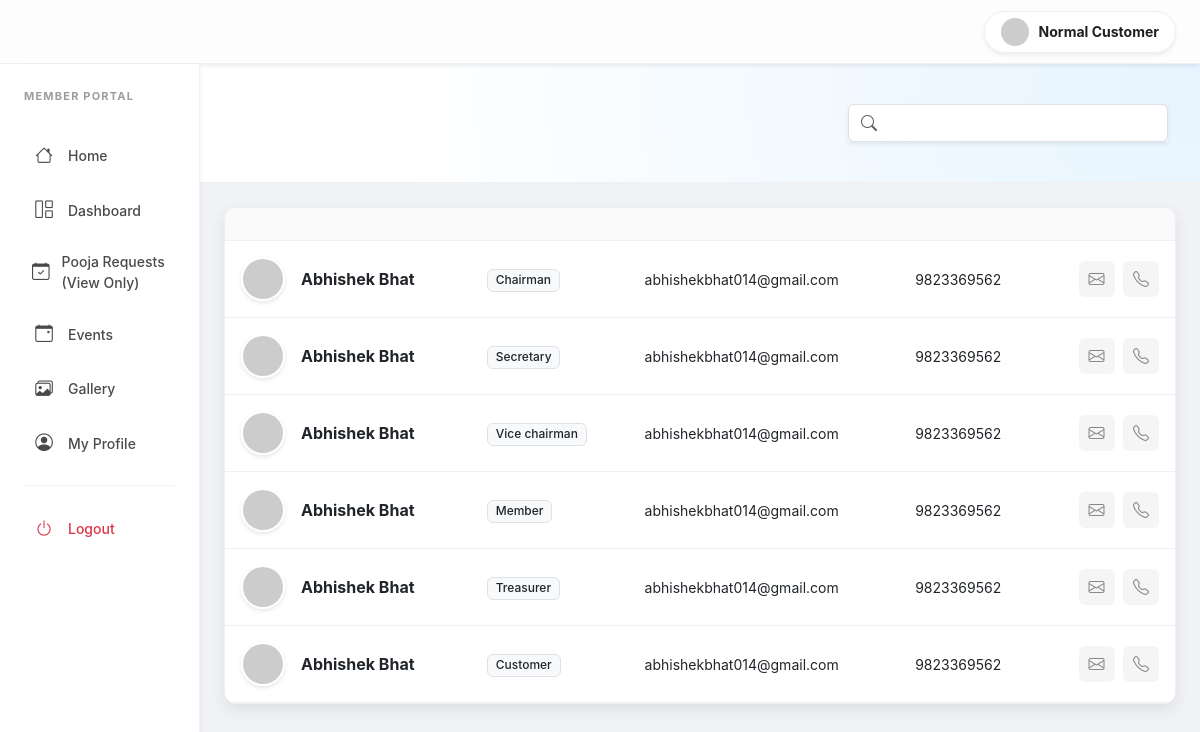
Screenshot of /users/member/committee_info.php (signed in) with the database file from the repository.
### tables this page shows
CREATE TABLE `users` (
  `id` int(11) NOT NULL,
  `first_name` varchar(100) NOT NULL,
  `last_name` varchar(100) DEFAULT NULL,
  `phone` varchar(20) DEFAULT NULL,
  `photo` varchar(255) DEFAULT NULL,
  `email` varchar(150) NOT NULL,
  `password` varchar(255) NOT NULL,
  `created_at` timestamp NOT NULL DEFAULT current_timestamp(),
  `updated_at` timestamp NOT NULL DEFAULT current_timestamp() ON UPDATE current_timestamp()
);

CREATE TABLE `roles` (
  `id` int(11) NOT NULL,
  `name` varchar(50) NOT NULL,
  `description` text DEFAULT NULL,
  `created_at` timestamp NOT NULL DEFAULT current_timestamp(),
  `updated_at` timestamp NOT NULL DEFAULT current_timestamp() ON UPDATE current_timestamp()
);

### includes/lang.php (called while the page is built, shortened)
<?php
$lang = $_SESSION['lang']
    ?? $_COOKIE['lang']
    ?? 'en';
$langFile = __DIR__ . "/../lang/{$lang}.php";
$t = require $langFile;

### includes/user_avatar.php (called while the page is built, shortened)
<?php
function get_user_avatar_url(string $uploadsPrefix = ''): string
{
    $name = trim($_SESSION['user_name'] ?? 'User');
    return 'https://ui-avatars.com/api/?name=' . urlencode($name ?: 'User') . '&background=random';
}

### users/member/committee_info.php (the view, shortened to what this page needs)
<?php
require __DIR__ . '/../../includes/lang.php';
require __DIR__ . '/../../includes/user_avatar.php';
require __DIR__ . '/../../config/db.php';
$loggedInUserPhoto = get_user_avatar_url('../../');
$search = isset($_GET['search']) ? mysqli_real_escape_string($con, $_GET['search']) : '';
$sql = "SELECT u.id, u.first_name, u.last_name, u.email, u.phone, u.photo, r.name as role_name
        FROM users u
        JOIN user_roles ur ON u.id = ur.user_id
        JOIN roles r ON ur.role_id = r.id
        WHERE (u.first_name LIKE '%$search%' OR u.last_name LIKE '%$search%' OR u.email LIKE '%$search%')
        ORDER BY u.first_name ASC";
$membersResult = mysqli_query($con, $sql);
?>
<!DOCTYPE html>
<html lang="<?php echo $lang; ?>">
<head>
    <link href="https://cdn.jsdelivr.net/npm/bootstrap@5.3.0/dist/css/bootstrap.min.css" rel="stylesheet">
    <link rel="stylesheet" href="https://cdn.jsdelivr.net/npm/bootstrap-icons@1.10.5/font/bootstrap-icons.css">
</head>
<body>
    <header class="ant-header shadow-sm">
        <div class="container-fluid px-4 d-flex align-items-center justify-content-between">
            <div class="user-pill shadow-sm">
                <img src="<?= htmlspecialchars($loggedInUserPhoto) ?>" class="rounded-circle" width="28" height="28"
                    style="object-fit: cover;">
                <span class="small fw-bold d-none d-md-inline"><?= htmlspecialchars($_SESSION['user_name']) ?></span>
            </div>
        </div>
    </header>
    <div class="container-fluid">
        <div class="row">
            <?php include 'sidebar.php'; ?>
            <main class="col-lg-10 p-0">
                <div class="dashboard-hero">
                    <div class="d-flex flex-column flex-md-row justify-content-between align-items-md-center gap-3">
                        <div style="min-width: 320px;">
                            <form method="GET" class="input-group shadow-sm needs-validation" novalidate>
                                <span class="input-group-text bg-white border-end-0"><i
                                        class="bi bi-search text-muted"></i></span>
                                <input type="text" name="search" class="form-control border-start-0"
                                    placeholder="<?php echo $t['search_members_placeholder']; ?>" value="<?= htmlspecialchars($search) ?>">
                            </form>
                        </div>
                    </div>
                </div>
                <div class="p-4 pb-5">
                    <div class="ant-card">
                        <div class="ant-card-body p-0">
                            <div class="table-responsive">
                                <table class="table ant-table mb-0">
                                    <thead>
                                        <tr>
                                            <th><?php echo $t['member_profile']; ?></th>
                                            <th><?php echo $t['role']; ?></th>
                                            <th><?php echo $t['email_address']; ?></th>
                                            <th><?php echo $t['phone']; ?></th>
                                            <th class="text-end"><?php echo $t['actions']; ?></th>
                                        </tr>
                                    </thead>
                                    <tbody>
                                        <?php while ($row = mysqli_fetch_assoc($membersResult)):
                                            $photo = !empty($row['photo']) ? '../../uploads/users/' . $row['photo'] : 'https://ui-avatars.com/api/?name=' . urlencode($row['first_name'] . ' ' . $row['last_name']) . '&background=random';
                                            $fullName = $row['first_name'] . ' ' . $row['last_name'];
                                            ?>
                                            <tr>
                                                <td>
                                                    <div class="d-flex align-items-center gap-3">
                                                        <img src="<?= $photo ?>" class="member-avatar" alt="<?php echo $t['profile']; ?>"
                                                            data-bs-toggle="modal" data-bs-target="#enlargePhotoModal"
                                                            onclick="prepareModal('<?= $photo ?>', '<?= htmlspecialchars($fullName) ?>')">
                                                        <div>
                                                            <div class="fw-bold"><?= htmlspecialchars($fullName) ?></div>
                                                        </div>
                                                    </div>
                                                </td>
                                                <td><span
                                                        class="badge bg-light text-dark border fw-medium"><?= ucfirst($row['role_name']) ?></span>
                                                </td>
                                                <td class="small selectable"><?= htmlspecialchars($row['email']) ?></td>
                                                <td class="small selectable"><?= htmlspecialchars($row['phone']) ?></td>
                                                <td class="text-end">
                                                    <button class="copy-btn"
                                                        onclick="copyValue('<?= htmlspecialchars($row['email']) ?>', this)"
                                                        title="<?php echo $t['copy_email']; ?>"><i class="bi bi-envelope"></i></button>
                                                    <button class="copy-btn ms-1"
                                                        onclick="copyValue('<?= htmlspecialchars($row['phone']) ?>', this)"
                                                        title="<?php echo $t['copy_phone']; ?>"><i class="bi bi-telephone"></i></button>
                                                </td>
                                            </tr>
                                        <?php endwhile; ?>
                                    </tbody>
                                </table>
                            </div>
                        </div>
                    </div>
                </div>
            </main>
        </div>
    </div>
</body>
</html>

### users/member/sidebar.php (shortened to what this page needs)
<?php
$currentPage = basename($_SERVER['PHP_SELF']);
?>
<link rel="stylesheet" href="../../css/sidebar.css">
<nav class="col-lg-2 d-none d-lg-block sb-sidebar shadow-sm p-0">
    <div class="px-4 py-4">
        <small class="text-uppercase text-muted fw-bold sb-title" style="margin-top: 0;">
            <?php echo $t['member_portal'] ?? 'Member Portal'; ?>
        </small>
    </div>
    <div class="nav flex-column">
        <a href="../../index.php" class="sb-link">
            <i class="bi bi-house"></i> <span>
                <?php echo $t['home'] ?? 'Home'; ?>
            </span>
        </a>
        <a href="dashboard.php" class="sb-link <?= ($currentPage == 'dashboard.php') ? 'sb-active' : '' ?>">
            <i class="bi bi-grid-1x2"></i>
            <span><?php echo $t['dashboard'] ?? 'Dashboard'; ?></span>
        </a>
        <a href="pooja_requests.php" class="sb-link <?= ($currentPage == 'pooja_requests.php') ? 'sb-active' : '' ?>">
            <i class="bi bi-calendar-check"></i>
            <span><?php echo $t['pooja_requests'] ?? 'Pooja Requests (View Only)'; ?></span>
        </a>
        <a href="events.php" class="sb-link <?= ($currentPage == 'events.php') ? 'sb-active' : '' ?>">
            <i class="bi bi-calendar-event"></i>
            <span><?php echo $t['events'] ?? 'Events'; ?></span>
        </a>
        <a href="../../gallery.php" class="sb-link">
            <i class="bi bi-images"></i>
            <span><?php echo $t['gallery'] ?? 'Gallery'; ?></span>
        </a>
        <a href="profile.php" class="sb-link <?= ($currentPage == 'profile.php') ? 'sb-active' : '' ?>">
            <i class="bi bi-person-circle"></i>
            <span><?php echo $t['my_profile'] ?? 'My Profile'; ?></span>
        </a>
        <div class="sb-divider"></div>
        <a href="../../auth/logout.php" class="sb-link text-danger">
            <i class="bi bi-power"></i>
            <span><?php echo $t['logout'] ?? 'Logout'; ?></span>
        </a>
    </div>
</nav>

### css/sidebar.css (style rules this page uses)
:root { --sb-width: 280px; --sb-bg: #ffffff; --sb-hover-bg: #f3f3f3; --sb-active-bg: #e6f4ff; --sb-active-text: #1677ff; --sb-text: #4a4a4a; --sb-text-hover: #000000; --sb-border-color: #f0f0f0; --sb-radius: 8px; --sb-transition: all 0.25s ease-in-out; --sb-top-offset: 0px; }
.sb-sidebar { background: var(--sb-bg); height: 100vh; height: calc(100vh - var(--sb-top-offset)); position: sticky; top: var(--sb-top-offset); border-right: 1px solid var(--sb-border-color); overflow-y: auto; z-index: 1000; display: flex; flex-direction: column; }
.sb-link { padding: 10px 16px; margin: 4px 16px; color: var(--sb-text); font-weight: 500; font-size: 14px; display: flex; align-items: center; gap: 12px; text-decoration: none; border-radius: var(--sb-radius); transition: var(--sb-transition); border: none; outline: none; }
.sb-link i { font-size: 1.1rem; width: 24px; text-align: center; display: inline-block; }
.sb-divider { height: 1px; background: var(--sb-border-color); margin: 15px 24px; opacity: 0.8; }
.sb-title { font-size: 11px; letter-spacing: 1.2px; opacity: 0.6; margin-top: 0; display: block; }

### users/member/committee_info.php (style rules this page uses)
:root { --ant-primary: #1677ff; --ant-primary-hover: #4096ff; --ant-bg-layout: #f0f2f5; --ant-border-color: #f0f0f0; --ant-text: rgba(0, 0, 0, 0.88); --ant-text-sec: rgba(0, 0, 0, 0.45); --ant-radius: 12px; --ant-shadow: 0 6px 16px 0 rgba(0, 0, 0, 0.08); }
body { font-family: -apple-system, BlinkMacSystemFont, 'Segoe UI', Roboto, sans-serif; background-color: var(--ant-bg-layout); color: var(--ant-text); -webkit-user-select: none; -moz-user-select: none; -ms-user-select: none; user-select: none; }
.selectable, .form-control { -webkit-user-select: text !important; -moz-user-select: text !important; -ms-user-select: text !important; user-select: text !important; }
.ant-header { background: rgba(255, 255, 255, 0.85); backdrop-filter: blur(12px); height: 64px; display: flex; align-items: center; border-bottom: 1px solid var(--ant-border-color); position: sticky; top: 0; z-index: 1000; }
.dashboard-hero { background: radial-gradient(circle at top right, #e6f4ff 0%, #ffffff 80%); padding: 40px 32px; border-bottom: 1px solid var(--ant-border-color); margin-bottom: 0; }
.ant-card { background: #fff; border: 1px solid var(--ant-border-color); border-radius: var(--ant-radius); box-shadow: var(--ant-shadow); overflow: hidden; }
.ant-table th { background: #fafafa; font-weight: 600; padding: 16px; font-size: 13px; color: var(--ant-text-sec); text-transform: uppercase; border-bottom: 1px solid var(--ant-border-color); }
.ant-table td { padding: 16px; border-bottom: 1px solid var(--ant-border-color); vertical-align: middle; }
.member-avatar { width: 44px; height: 44px; object-fit: cover; border-radius: 50%; border: 2px solid #fff; box-shadow: 0 2px 4px rgba(0, 0, 0, 0.1); cursor: zoom-in; transition: transform 0.2s ease; }
.copy-btn { border: none; background: #f5f5f5; color: var(--ant-text-sec); border-radius: 6px; padding: 6px 10px; transition: 0.3s; }
.user-pill { background: #fff; padding: 6px 16px; border-radius: 50px; border: 1px solid var(--ant-border-color); display: flex; align-items: center; gap: 10px; }

### rows the page displays
users: fullName "Abhishek Bhat", roles.name "Chairman", email "abhishekbhat014@gmail.com", phone "9823369562", roles.name "Secretary", roles.name "Vice chairman", roles.name "Member", roles.name "Treasurer", roles.name "Customer"

### other values shown
$_SESSION['user_name'] "Normal Customer"
$t['member_portal'] "MEMBER PORTAL"
$t['home'] "Home"
$t['dashboard'] "Dashboard"
$t['pooja_requests'] "Pooja Requests (View Only)"
$t['events'] "Events"
$t['gallery'] "Gallery"
$t['my_profile'] "My Profile"
$t['logout'] "Logout"
